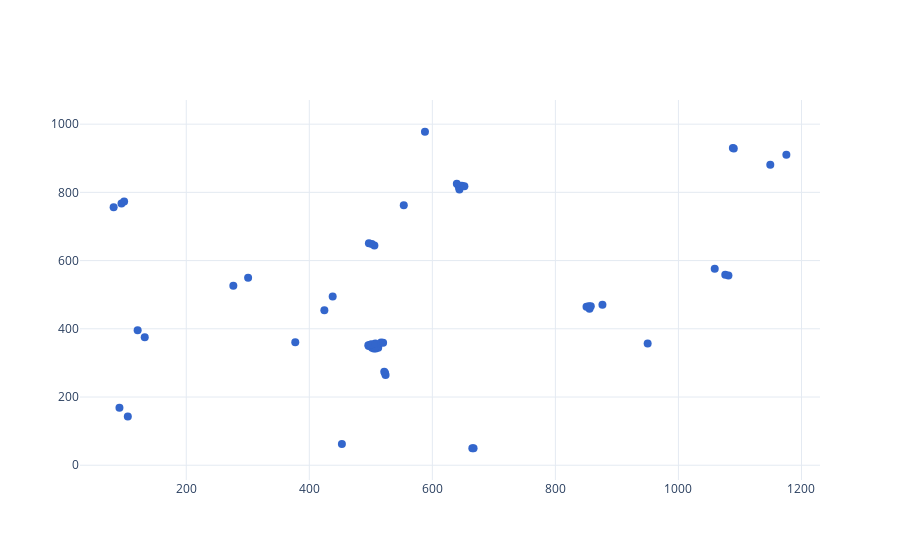

Here is the notebook cell this chart was saved with:
### Code cell
# puncta
fig = plot_single_scatter(
    puncta[puncta['image_number']==1],
    x='location_center_mass_intensity_x_masked_xist',
    y='location_center_y'
)
fig

### Figure 1 — Plotly figure (JSON) as saved in the notebook; plotly's stock layout.template omitted (floating-point values rounded to 4 significant figures)
{"data": [{"hovertemplate": "location_center_mass_intensity_x_masked_xist=%{x}<br>location_center_y=%{y}<extra></extra>", "legendgroup": "", "marker": {"color": "#3366CC", "size": 8, "symbol": "circle"}, "mode": "markers", "name": "", "orientation": "v", "showlegend": false, "type": "scatter", "x": [665, 667, 453, 105, 91.41, 524.0, 523.1, 521.8, 504.8, 508, 502.0, 512.0, 506.9, 496.7, 496.0, 499.0, 501.3, 507.3, 950, 516.7, 520, 377.2, 132.5, 121, 424.5, 855.5, 850.6, 854.3, 857.5, 876.5, 438, 276.5, 300.5, 1081.0, 1076.0, 1059, 505.8, 501.6, 496.9, 81.96, 553.6, 94.72, 99, 644.1, 643.8, 647.9, 642.6, 652.1, 639.8, 1149.0, 1175.0, 1090, 1088.0, 588], "xaxis": "x", "y": [49.5, 49.5, 62.5, 142.5, 168.2, 264.4, 270.0, 273.9, 342, 342, 344.5, 344.2, 345.3, 349.3, 351.5, 353.5, 355, 356.7, 357, 359.7, 359, 360.4, 375, 395.5, 454.5, 458.9, 465, 465.8, 466, 470.5, 495, 526, 549.5, 556.4, 558.4, 576, 643.9, 648.9, 651.2, 756.3, 762.6, 767.1, 773, 808.4, 812.7, 819.6, 819.5, 817.8, 825, 880.7, 910, 929, 930, 978], "yaxis": "y"}], "layout": {"hovermode": "closest", "plot_bgcolor": "rgba(0,0,0,0)", "showlegend": false, "title": {}, "xaxis": {"gridcolor": "#E4EAF2", "range": [27.29, 1230.0], "showgrid": true, "type": "linear"}, "yaxis": {"gridcolor": "#E4EAF2", "range": [-43.35, 1071.0], "showgrid": true, "zeroline": false}}}
